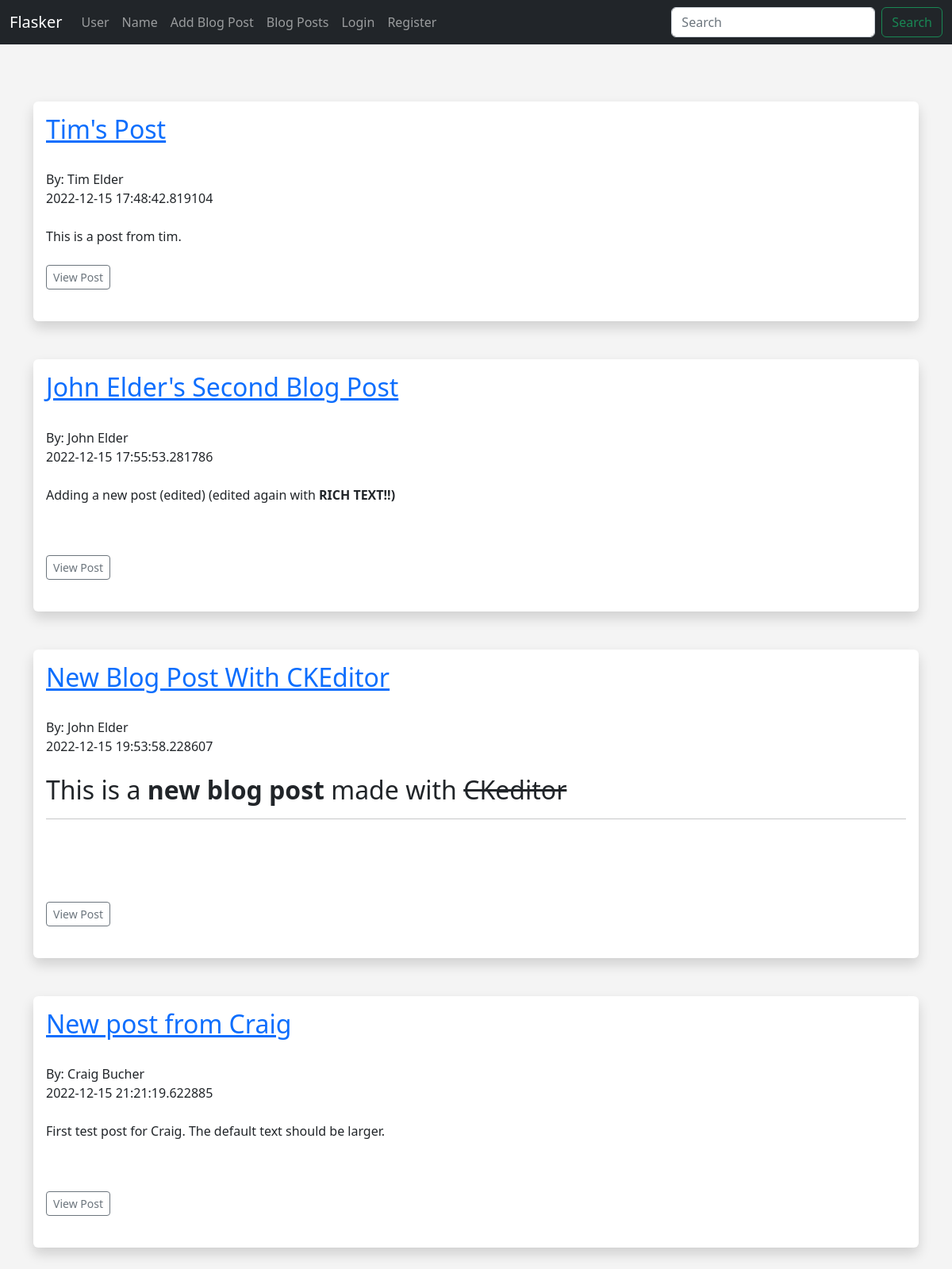
The page /posts on the database its author committed.
### models.py (models this page shows, shortened)
class Posts(db.Model):
    id = db.Column(db.Integer, primary_key=True)
    title = db.Column(db.String(255))
    content = db.Column(db.Text)
    date_posted = db.Column(db.DateTime, default=datetime.utcnow)
    slug = db.Column(db.String(255)) # way to reference post in URL other than just using ID
    poster_id = db.Column(db.Integer, db.ForeignKey('users.id'))

class Users(db.Model, UserMixin):
    id = db.Column(db.Integer, primary_key=True) # gets assigned automatically, since primary key
    username = db.Column(db.String(20), nullable=False)
    name = db.Column(db.String(200), nullable=False) # max length=200, cannot be blank
    email = db.Column(db.String(120), nullable=False, unique=True) # must be unique
    date_added = db.Column(db.DateTime, default=datetime.utcnow)
    favorite_color = db.Column(db.String(120))
    about_author = db.Column(db.Text(500), nullable=True)
    profile_pic = db.Column(db.String(), nullable=True)
    password_hash = db.Column(db.String(128))
    posts = db.relationship('Posts', backref='poster')
    @property
    def password(self):
        raise AttributeError('Password is not a readable attribute!') # shows error if something goes wrong

### app.py (the view)
@app.route('/posts')
def posts():
    posts = Posts.query.order_by(Posts.date_posted)
    return render_template('posts.html', posts=posts)

### forms.py
class SearchForm(FlaskForm):
	searched = StringField("Searched", validators=[DataRequired()])
	submit = SubmitField("Submit")

### app.py (called while the page is built)
@app.context_processor
def base(): # caled base because passing into 'base.html', but could be called anything
	form = SearchForm()
	return dict(form=form)

### templates/posts.html (shortened to what this page needs)
{% extends 'base.html' %}
{% block content %}
<br/>
{% for post in posts %}
<div class="shadow p-3 mb-5 bg-body rounded">
    <h2><a href="{{ url_for('post', id=post.id) }}">{{ post.title }}</h2></a><br/>
    By: {{ post.poster.name }}<br/>
    {{ post.date_posted }}<br/><br/>
    {{ post.content|safe }}<br/><br/>
    <a href="{{ url_for('post', id=post.id) }}" class="btn btn-outline-secondary btn-sm">View Post</a>
    <br/><br/>
</div>
{% endfor %}
{% endblock %}

### templates/base.html (shortened to what this page needs)
<!doctype html>
<html lang="en">
  <head>
    <link href="https://cdn.jsdelivr.net/npm/bootstrap@5.2.3/dist/css/bootstrap.min.css" rel="stylesheet">
    <link href="{{ url_for('static', filename='css/style.css') }}" rel="stylesheet">
  </head>
  <body>
    {% include 'navbar.html' %}
  <br/>
  <div class="container">
    {% block content %}
    {% endblock %}
  </div>
  </body>
</html>

### templates/navbar.html (shortened to what this page needs)
<nav class="navbar navbar-expand-md navbar-dark bg-dark mb-4">
    <div class="container-fluid">
      <a class="navbar-brand" href="{{ url_for('index') }}">Flasker</a>
      <div class="collapse navbar-collapse" id="navbarCollapse">
        <ul class="navbar-nav me-auto mb-2 mb-md-0">
          <li class="nav-item">
            <a class="nav-link" href="{{ url_for('user', name='John') }}">User</a>
          </li>
          <li class="nav-item">
            <a class="nav-link" href="{{ url_for('name') }}">Name</a>
          </li>
          <li class="nav-item">
            <a class="nav-link" href="{{ url_for('add_post') }}">Add Blog Post</a>
          </li>
          <li class="nav-item">
            <a class="nav-link" href="{{ url_for('posts') }}">Blog Posts</a>
          </li>
          {% if current_user.is_authenticated %}
          <li class="nav-item">
            <a class="nav-link" href="{{ url_for('dashboard') }}">Dashboard</a>
          </li>
          {% if current_user.id == 1 %}
            <li class="nav-item">
              <a class="nav-link" href="{{ url_for('admin') }}">Admin</a>
            </li>
            {% endif %}
          <li class="nav-item">
            <a class="nav-link" href="{{ url_for('logout') }}">Logout</a>
          </li>
          {% else %}
          <li class="nav-item">
            <a class="nav-link" href="{{ url_for('login') }}">Login</a>
          </li>
          <li class="nav-item">
            <a class="nav-link" href="{{ url_for('add_user') }}">Register</a>
          </li>
          {% endif %}
        </ul>
        <form method="POST" action="{{ url_for('search') }}" class="d-flex" role="search">
          <input class="form-control me-2" type="search" placeholder="Search" aria-label="Search" name="searched">
          <button class="btn btn-outline-success" type="submit">Search</button>
        </form>
      </div>
    </div>
  </nav>

### static/css/style.css (style rules this page uses)
body { background: #f4f4f4; }

### rows shown on the page
Posts: title "Tim's Post", poster.name "Tim Elder", date_posted "2022-12-15 17:48:42.819104", content "This is a post from tim."
Posts: title "John Elder's Second Blog Post", poster.name "John Elder", date_posted "2022-12-15 17:55:53.281786", content "Adding a new post (edited) (edited again with RICH TEXT!!)"
Posts: title "New Blog Post With CKEditor", poster.name "John Elder", date_posted "2022-12-15 19:53:58.228607", content "This is a new blog post made with CKeditor"
Posts: title "New post from Craig", poster.name "Craig Bucher", date_posted "2022-12-15 21:21:19.622885", content "First test post for Craig. The default text should be larger."
